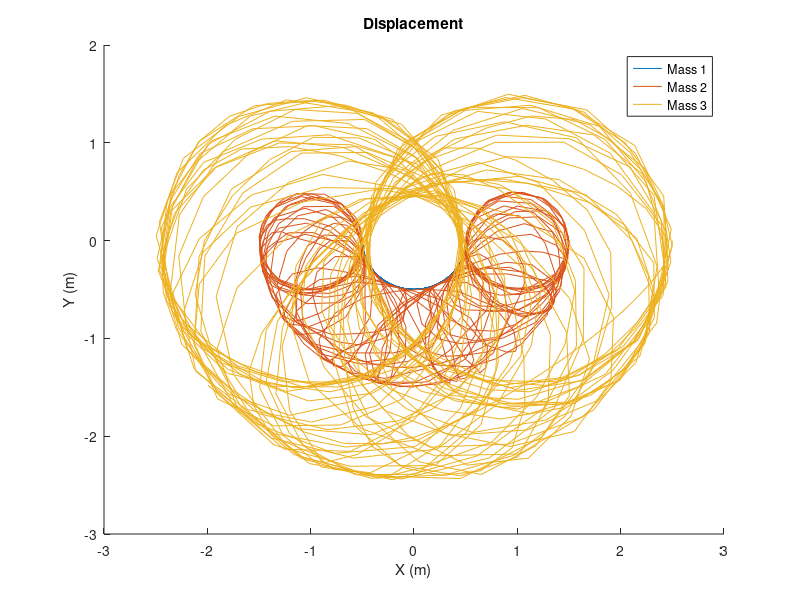
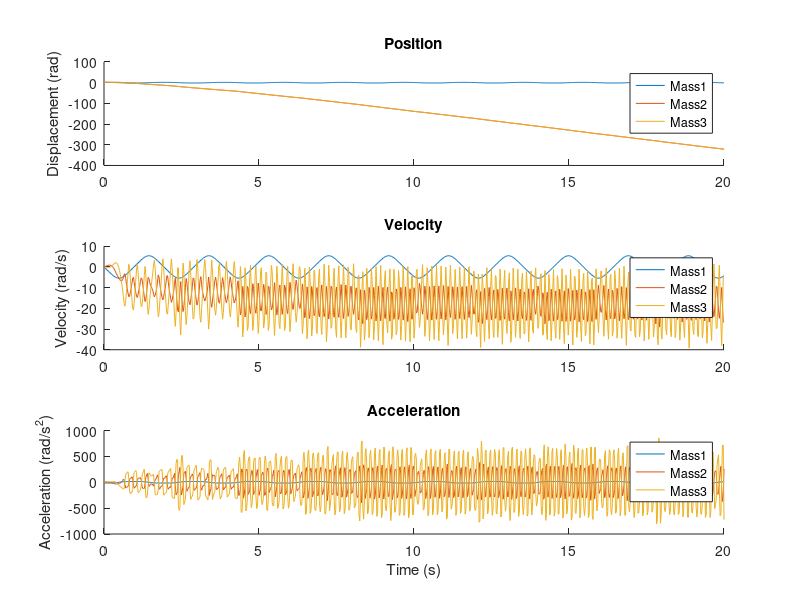
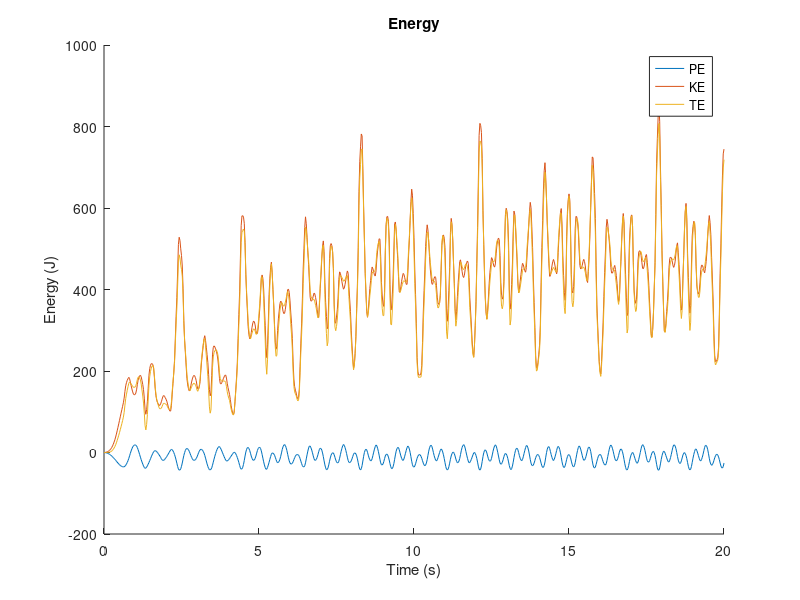

These charts were generated, in order, by the following MATLAB code:
%%PSET5 Q1: Sophie Li
%This function calculates the state equations for a double compound
%pendulum. It also took about 20 hours to debug.

%Should look like this: https://www.youtube.com/watch?v=_o_ap98sTwg
function base_doublepen
close all

L1 = 1;
L2 = 1;
L3 = 1;
M1 = 1;
M2 = 1;
M3 = 1;
g = 9.81;

theta1_0 = pi/2;
theta1v_0 = 0;
theta2_0 = pi/2;
theta2v_0 = 0;
theta3_0 = pi/2;
theta3v_0 = 0;

t_interval = 0:.025: 20;
initial_vals = [theta1_0; theta1v_0; theta2_0; theta2v_0; theta3_0; theta3v_0];

options = odeset('RelTol', 1e-7);
[T_out, Z_out] = ode45(@motion, t_interval, initial_vals, options);

t1_o = Z_out(:,1);
t1d_o = Z_out(:,2);
t2_o = Z_out(:,3);
t2d_o = Z_out(:,4);
t3_o = Z_out(:,5);
t3d_o = Z_out(:,6);

LHS = zeros(length(T_out), 9);
for i = 1:length(T_out)
    LHS(i, :) = calc_LHS(Z_out(i, :));
end

t1dd_o = LHS(:, 1);
t2dd_o = LHS(:, 2);
t3dd_o = LHS(:, 3);

x1 = L1/2.*sin(t1_o);
y1 = -L1/2.*cos(t1_o);
x2 = L1.*sin(t1_o) + L2/2.*sin(t2_o);
y2 = -L1.*cos(t1_o) - L2/2.*cos(t2_o);
x3 = L1.*sin(t1_o) + L2.*sin(t2_o) + L3/2.*sin(t3_o);
y3 = -L1.*cos(t1_o) - L2.*cos(t2_o) - L3/2.*cos(t3_o);

xv1 = L1/2.*cos(t1_o).*t1d_o;
yv1 = L1/2.*sin(t1_o).*t1d_o;
xv2 = xv1*2 + L2/2.*cos(t2_o).*t2d_o;
yv2 = yv1*2 + L2/2.*sin(t2_o).*t2d_o;
xv3 = xv1*2 + L2.*cos(t2_o).*t2d_o + L3/2.*cos(t3_o).*t3d_o;
yv3 = yv1*2 + L2.*sin(t2_o).*t2d_o + L3/2.*sin(t3_o).*t3d_o;

xa1 = L1/2.*cos(t1_o).*t1dd_o - L1/2.*sin(t1_o).*t1d_o.^2;
ya1 = L1/2.*sin(t1_o).*t1dd_o + L1/2.*cos(t1_o).*t1d_o.^2;
xa2 = L1.*cos(t1_o).*t1dd_o - L1.*sin(t1_o).*t1d_o.^2 + L2/2.*cos(t2_o).*t2dd_o - L2/2.*sin(t2_o).*t2d_o.^2;
ya2 = L1.*sin(t1_o).*t1dd_o + L1.*cos(t1_o).*t1d_o.^2 + L2/2.*sin(t2_o).*t2dd_o + L2/2.*cos(t2_o).*t2d_o.^2;
xa3 = L1.*cos(t1_o).*t1dd_o - L1.*sin(t1_o).*t1d_o.^2 + L2.*cos(t2_o).*t2dd_o - L2.*sin(t2_o).*t2d_o.^2 ...
      + L3/2.*cos(t3_o).*t3dd_o - L3/2.*sin(t3_o).*t3d_o.^2;
ya3 = L1.*sin(t1_o).*t1dd_o + L1.*cos(t1_o).*t1d_o.^2 + L2.*sin(t2_o).*t2dd_o + L2.*cos(t2_o).*t2d_o.^2 ...
      + L3/2.*sin(t3_o).*t3dd_o + L3/2.*cos(t3_o).*t3d_o.^2;

%Cartesian Displacement
figure
hold all
plot(x1, y1)
plot(x2, y2)
plot(x3, y3)
legend('Mass 1', 'Mass 2', 'Mass 3')
title('Displacement')
xlabel('X (m)')
ylabel('Y (m)')

%Tangential Position/Velocity/Acceleration
figure
%Position
subplot(3,1,1)
hold all
plot(T_out, t1_o)
plot(T_out, t2_o)
plot(T_out, t3_o)
title('Position')
ylabel('Displacement (rad)')
legend('Mass1', 'Mass2', 'Mass3')
%Velocity
subplot(3,1,2)
hold all
plot(T_out, t1d_o)
plot(T_out, t2d_o)
plot(T_out, t3d_o)
title('Velocity')
ylabel('Velocity (rad/s)')
legend('Mass1', 'Mass2', 'Mass3')
%Acceleration
subplot(3,1,3)
hold all
plot(T_out, t1dd_o)
plot(T_out, t2dd_o)
plot(T_out, t3dd_o)
title('Acceleration')
xlabel('Time (s)')
ylabel('Acceleration (rad/s^2)')
legend('Mass1', 'Mass2', 'Mass3')

%Energy
PE1 = M1*g.*y1;
KE1 = M1*L1^2*t1d_o.^2/6;
PE2 = M2*g.*y2;
KE2 = (M2/2)*(L1^2*t1d_o.^2 + (L2^2/3)*t2d_o.^2 + L1*L2*t1d_o.*t2d_o.*cos(t2_o-t1_o));
PE3 = M3*g.*y3;
KE3 = (M3/2)*(L1^2*t1d_o.^2 + 2*L1*L2.*t1d_o.*t2d_o.*cos(t2_o - t1_o) + 2*L1*L3.*t1d_o.*t3d_o.*cos(t3_o - t1_o) ...
        + 2*L2*L3.*t2d_o.*t3d_o.*cos(t3_o - t2_o) + L2^2.*t2_o.^2 + (L3^3/4).*t3d_o.^2 + (L3^2/6)*t3d_o.^2);

KE1 = (M1/2)*((xv1.^2 + yv1.^2) + t1d_o.^2*((L1^2)/12));
KE2 = (M2/2)*((xv2.^2 + yv2.^2) + t2d_o.^2*((L2^2)/12));
KE3 = (M3/2)*((xv3.^2 + yv3.^2) + t3d_o.^2*((L3^2)/12));

PE = PE1 + PE2 + PE3;
KE = KE1 + KE2 + KE3;
TE = PE + KE;

figure
hold all
plot(T_out, PE)
plot(T_out, KE)
plot(T_out, TE)
legend('PE', 'KE', 'TE')
title('Energy')
xlabel('Time (s)')
ylabel('Energy (J)')

%% Pendulum length calcs
x1 = L1.*sin(t1_o);
y1 = -L1.*cos(t1_o);
x2 = L1.*sin(t1_o) + L2.*sin(t2_o);
y2 = -L1.*cos(t1_o) - L2.*cos(t2_o);
x3 = L1.*sin(t1_o) + L2.*sin(t2_o) + L3.*sin(t3_o);
y3 = -L1.*cos(t1_o) - L2.*cos(t2_o) - L3.*cos(t3_o);
% len2 = sqrt((x2 - x1).^2 + (y2 - y1).^2);
% len3 = sqrt((x3 - x2).^2 + (y3 - y2).^2);
% figure
% hold all
% plot(T_out, len2)
% plot(T_out, len3)
% legend('l2', 'l3')
% 
% %%ANIMATION   
% 
%     for i = 1:length(T_out)
%         clf; % clear the old figure
%         axis([-3 3 -3 3]);
%         hold all
%         PX = [0; x1(i)];
%         PY = [0; y1(i)];
%         PX2 = [x1(i); x2(i)];
%         PY2 = [y1(i); y2(i)];
%         PX3 = [x2(i); x3(i)];
%         PY3 = [y2(i); y3(i)];
%     %    quiver(position_x1(i), position_y1(i), velocity_x1(i)/5, velocity_y1(i)/5, 'g');
%      %   quiver(position_x1(i), position_y1(i), acceleration_x1(i)/10, acceleration_y1(i)/10, 'r');
% %         quiver(position_x2(i), position_y2(i), velocity_x2(i)/5, velocity_y2(i)/5, 'g');
% %         quiver(position_x2(i), position_y2(i), acceleration_x2(i)/20, acceleration_y2(i)/20, 'r');
%         plot(PX, PY, 'k');
%         plot(PX2, PY2, 'k');
%         plot(PX3, PY3, 'k');
% 
% %         plot(position_x1(i), position_y1(i), 'm.', 'linewidth', 10, 'markersize', 20);
% %         plot(position_x2(i), position_y2(i), 'm.', 'linewidth', 10, 'markersize', 20);
%         drawnow; % DO NOT FORGET THIS
%         pause(0.0005);
%     end
    
    function vals = calc_LHS(Z)
        t1 = Z(1);
        t1d = Z(2);
        t2 = Z(3);
        t2d = Z(4);
        t3 = Z(5);
        t3d = Z(6);
        
        t2a = t2 - t1;
        t3a = t3 - t2;
        t3b = t3 - t1;
       
        A = [0, 0, 0, 1, 0, cos(t2a), -sin(t2a), 0, 0;
            -M1*(L1/2), 0, 0, 0, 1, sin(t2a), cos(t2a), 0, 0;
            -M2*L1*sin(t2a), 0, 0, 0, 0, -1, 0, cos(t3a), -sin(t3a);
            M2*L1*cos(t2a), M2*(L2/2), 0, 0, 0, 0, 1, -sin(t3a), -cos(t3a);
            M3*L1*sin(t3b), M3*L2*sin(t3a), 0, 0, 0, 0, 0, 1, 0;
            M3*L1*cos(t3b), M3*L2*cos(t3a), M3*(L3/2), 0, 0, 0, 0, 0, 1;
            (M1*L1^2)/12, 0, 0, 0, L1/2, (L1/2)*sin(t2a), (L1/2)*cos(t2a), 0, 0;
            0, (M2*L2^2)/12, 0, 0, 0, 0, -L2/2, (-L2/2)*sin(t3a), (-L2/2)*cos(t3a);
            0, 0, (M3*L3^2)/12, 0, 0, 0, 0, 0, -L3/2];
          
       r = [-M1*t1d^2*(L1/2) - M1*g*cos(t1);
           M1*g*sin(t1);
           -M2*t1d^2*L1*cos(t2a) - M2*t2d^2*(L2/2) - M2*g*cos(t2);
           -M2*t1d^2*L1*sin(t2a) - M2*g*sin(t2);
           M3*t1d^2*L1*cos(t3b) + M3*t2d^2*L2*cos(t3a)+ M3*g*cos(t3) + M3*t3d^2*(L3/2);
           -M3*t1d^2*L1*sin(t3b) - M3*t2d^2*L2*sin(t3a) - M3*g*sin(t3);
           0;
           0;
           0];
        
        vals = A\r; 
    end

    function vals = motion(T, Z)
        t1d = Z(2);
        t2d = Z(4);
        t3d = Z(6);
        
        res = calc_LHS(Z);
        
        t1dd = res(1);
        t2dd = res(2);
        t3dd = res(3);

        vals = [t1d; t1dd; t2d; t2dd; t3d; t3dd];
        
    end

end
        